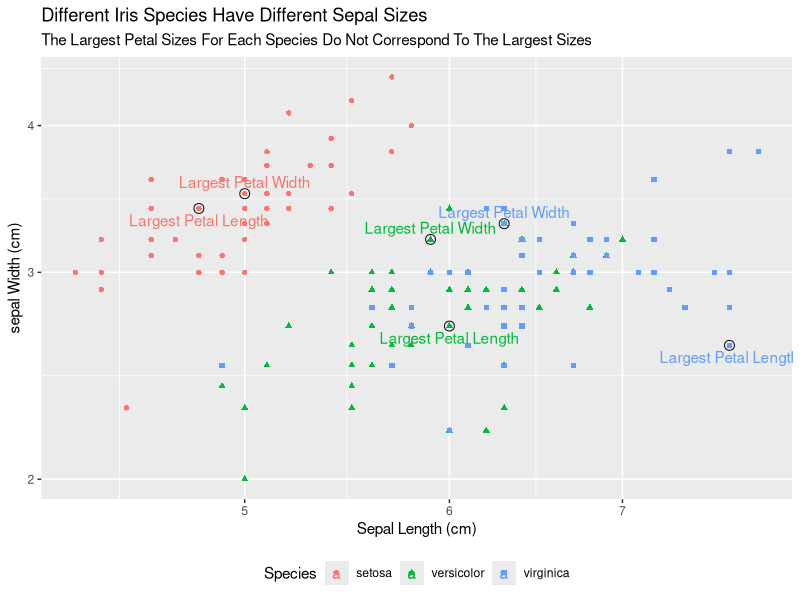

Write R code to recreate this figure.
library(tidyverse)
library(ggrepel)
library(lubridate)

iris
head(iris)
tail(iris)
view(iris)
str(iris)

WidthData <- iris %>%
  group_by(Species) %>%
  filter(row_number(desc(Petal.Width)) == 1)
WidthData


LengthData <- iris %>%
  group_by(Species) %>%
  filter(row_number(desc(Petal.Length)) == 1)
LengthData

irisplot1 <- ggplot(data = iris, mapping = aes(x = Sepal.Length,
                                               y = Sepal.Width)) +
  geom_point(mapping = aes(color = Species, shape = Species))+
  geom_point(size = 3, shape = 1, color = "black", data = WidthData) +
  geom_text(aes(color = Species, label = "Largest Petal Width"), data = WidthData, nudge_y = .01) +
  geom_point(size = 3, shape = 1, color = "black", data = LengthData) +
  geom_text(aes(color = Species, label = "Largest Petal Length"), data = LengthData, nudge_y = -.01) +
  scale_x_log10() + scale_y_log10() +
  labs(x = "Sepal Length (cm)",
       y = "sepal Width (cm)",
       title = "Different Iris Species Have Different Sepal Sizes",
       subtitle = "The Largest Petal Sizes For Each Species Do Not Correspond To The Largest Sizes") +
  theme(legend.position = "bottom")


irisplot1



